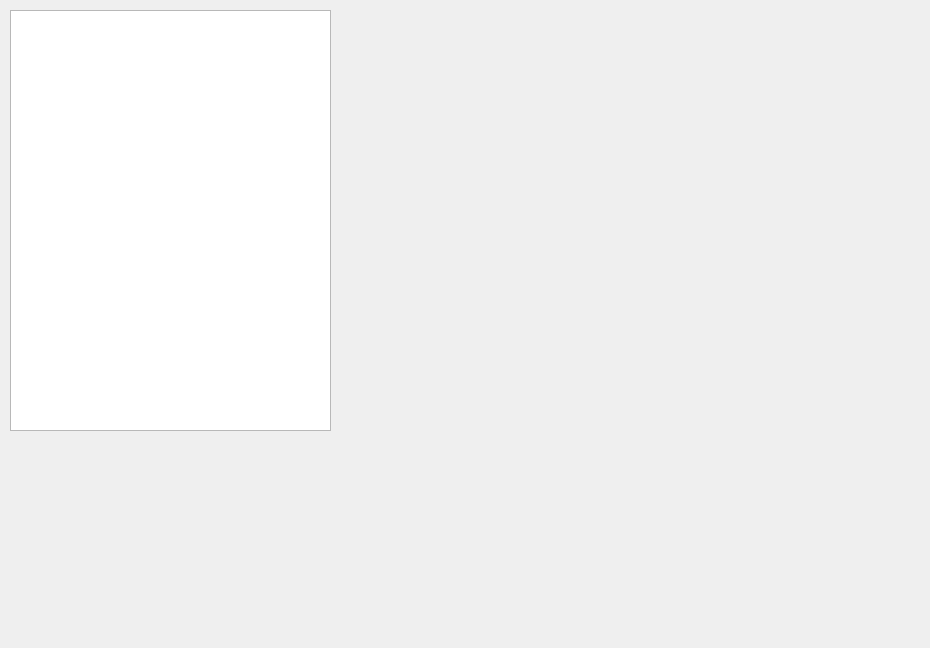
<?xml version="1.0" encoding="UTF-8"?>
<ui version="4.0">
 <class>Graph</class>
 <widget class="QWidget" name="Graph">
  <property name="geometry">
   <rect>
    <x>0</x>
    <y>0</y>
    <width>930</width>
    <height>648</height>
   </rect>
  </property>
  <property name="windowTitle">
   <string>Form</string>
  </property>
  <widget class="QGraphicsView" name="myGraphView">
   <property name="geometry">
    <rect>
     <x>10</x>
     <y>10</y>
     <width>321</width>
     <height>421</height>
    </rect>
   </property>
  </widget>
 </widget>
 <resources/>
 <connections/>
</ui>
